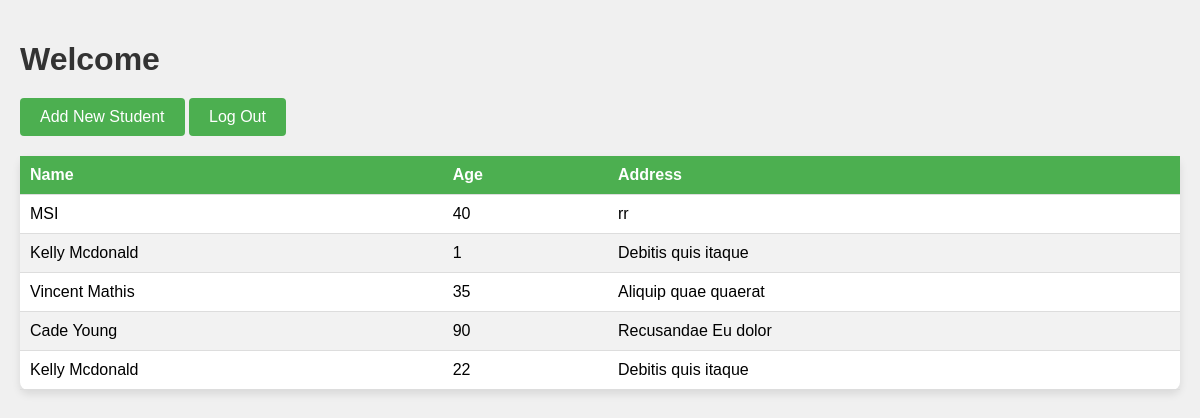
The page / on the database its author committed.
### student_app/models.py (models this page shows, shortened)
class Student(models.Model):
    name = models.CharField(max_length=100)
    age = models.IntegerField()
    address = models.CharField(max_length=255)

### student_app/views.py (the view)
# urls.py: path('', home_view, name='home'),
def home_view(request):
    students = Student.objects.all()
    return render(request, 'student_app/home.html', {'students': students})

### student_app/templates/student_app/home.html (shortened to what this page needs)
<!DOCTYPE html>
<html lang="en">
<head>
</head>
<body>
    <h1>Welcome {{ user.username }}</h1>
    <a href="{% url 'add_student' %}">Add New Student</a>
    <a href="{% url 'login' %}">Log Out</a>
    <table>
        <thead>
            <tr>
                <th>Name</th>
                <th>Age</th>
                <th>Address</th>
            </tr>
        </thead>
        <tbody>
            {% for student in students %}
            <tr>
                <td>{{ student.name }}</td>
                <td>{{ student.age }}</td>
                <td>{{ student.address }}</td>
            </tr>
            {% endfor %}
        </tbody>
    </table>
</body>
</html>

### student_app/templates/student_app/home.html (style rules this page uses)
body { font-family: Arial, sans-serif; background-color: #f0f0f0; margin: 0; padding: 20px; }
h1 { color: #333; margin-bottom: 20px; }
a { display: inline-block; margin-bottom: 20px; padding: 10px 20px; background-color: #4CAF50; color: white; text-decoration: none; border-radius: 4px; }
table { width: 100%; border-collapse: collapse; background: #fff; box-shadow: 0 4px 8px rgba(0, 0, 0, 0.1); border-radius: 8px; }
th, td { padding: 10px; text-align: left; border-bottom: 1px solid #ddd; }
th { background-color: #4CAF50; color: white; }
tr:nth-child(even) { background-color: #f2f2f2; }

### rows shown on the page
Student: name "MSI", age "40", address "rr"
Student: name "Kelly Mcdonald", age "1", address "Debitis quis itaque"
Student: name "Vincent Mathis", age "35", address "Aliquip quae quaerat"
Student: name "Cade Young", age "90", address "Recusandae Eu dolor"
Student: name "Kelly Mcdonald", age "22", address "Debitis quis itaque"
